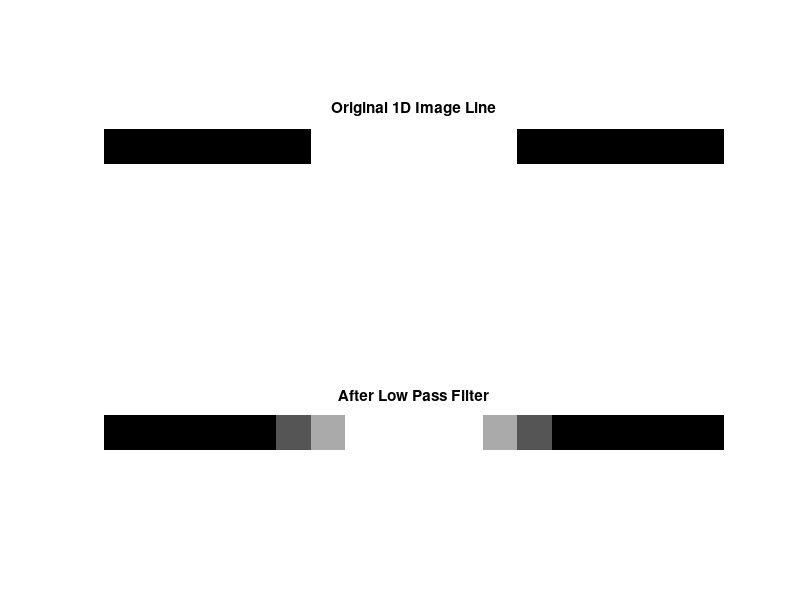

MATLAB code to generate this figure: (Note: this script raises an error after producing the figure.)
%Clear the Console
clc;
%Delete All Memory Variables/Close All Windows
clear all;
close all;

pkg load image;
%{
  Low Pass Filter is allow to only pass low frequency in the image 
  and try to surpress the high frequency into (averaging) lower ranges 
  
  For Example: 
    Let's assume we've an 1D array show an Line Image 
    
     Line Image = 1 1 1 1 1 1 9 9 9 9 9 9 9 9 1 1 1 1 1 1 1 
                  low freq   --  low feq     --   low freq
     
     -- dashes mean high frequency transition 
     Note that there's a huge transition between 
      1 -> 9 so a low pass filter will try to 
      surpress thess transition into smaller values (Edges)
      and allow the low frequency to pass .. 
    
      The Low Pass Filter for 1D is 1/3 * [ 1 1 1 ]
      
%}

img1D = [ 1 1 1 1 1 1 255 255 255 255 255 255 1 1 1 1 1 1 ];
%Filted [1 1 1 1 1 86 170 255 255 255 255 170 86 1 1 1 1 1];
img1D = im2double(img1D/255);
filter = 1 / 3 * [ 1 1 1 ]; 

subplot(2,1,1);
imshow(img1D); 
title("Original 1D Image Line")

filtered = imfilter(img1D,filter);

subplot(2,1,2);
imshow(filtered);
title("After Low Pass Filter")

%{
      For Images as 2D the Low Pass Filter is 
      based on Filter Kernel 3 x 3 filter will be 1/9 [1 1 1; 1 1 1; 1 1 1]
      1/9 because the kernel was 3 x 3
      
      if kernel 7 x 7 
      then factor of filter will be 1/49 
      [ 1 1 1 1 1 1 1;
        1 1 1 1 1 1 1;
        1 1 1 1 1 1 1;
        1 1 1 1 1 1 1;
        1 1 1 1 1 1 1;
        1 1 1 1 1 1 1;
        1 1 1 1 1 1 1;
        ] 

%}

img_2D = imread('hc.jpg');
sf = 7;% size of the Filter 
filter = (1/(sf*sf))* ones(sf);

figure;
subplot(1,2,1);
imshow(img_2D); 
title("Original 2D Image")

filtered = imfilter(img_2D,filter,'replicate');%boundary option, output size -- ,'replicate','same'

subplot(1,2,2);
imshow(filtered);
title("After Low Pass Filter on 2D Image")

%{
  But We Need to Be the Same Size as Original 
   Becasue filter eliminate pixels we need to 
   add pixels to do padding the image so that after 
   applying filter it will return to the same size 
   
   4rd paramter (output size) to imfilter 'same' or use 'full'
   use 3rd parameter (boundary option) to image we applying the filter
   we've option (replicate, symmetric)
   
   Also called Smoothing Filter or Averaging Filter
   
   %}



